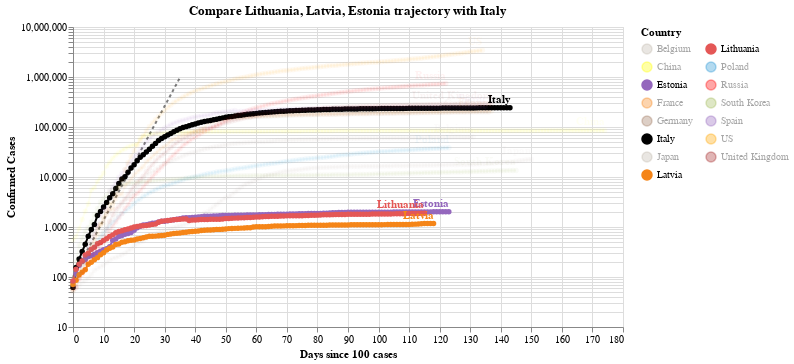

Notebook code for this chart:
### Code cell
#hide_input
chart3 = make_since_chart(dff2, ['Lithuania', 'Latvia', 'Estonia'], baseline_countries)
chart3

### Figure 1 — Vega-Lite specification as saved in the notebook (floating-point values rounded to 4 significant figures; data arrays with more than 128 entries replaced by an {"elided": "..."} marker saying what was removed)
{"config": {"view": {"continuousWidth": 400, "continuousHeight": 300}}, "layer": [{"data": {"name": "data-628230001892d6798b50651be41d1b3e"}, "mark": {"type": "line", "color": "black", "opacity": 0.5, "strokeDash": [3, 3]}, "encoding": {"x": {"type": "quantitative", "field": "Days since 100 cases"}, "y": {"type": "quantitative", "field": "Confirmed Cases"}}}, {"data": {"name": "data-be369ac599a56be8b46766052fb75411"}, "mark": {"type": "line", "point": true}, "encoding": {"color": {"type": "nominal", "field": "Country", "legend": {"columns": 2}, "scale": {"domain": ["Belgium", "China", "Estonia", "France", "Germany", "Italy", "Japan", "Latvia", "Lithuania", "Poland", "Russia", "South Korea", "Spain", "US", "United Kingdom"], "range": ["#C1B7AD", "yellow", "#9467bd", "#F58518", "#9D755D", "black", "#C1B7AD", "#F58518", "#E45756", "#2495D3", "red", "#A1BA59", "#9467bd", "orange", "brown"]}}, "opacity": {"condition": {"value": 1, "selection": "selector002"}, "value": 0.05}, "tooltip": [{"type": "nominal", "field": "Country"}, {"type": "temporal", "field": "Date"}, {"type": "quantitative", "field": "Confirmed Cases"}, {"type": "quantitative", "field": "Days since 100 cases"}], "x": {"type": "quantitative", "field": "Days since 100 cases"}, "y": {"type": "quantitative", "field": "Confirmed Cases", "scale": {"type": "log"}}}, "selection": {"selector002": {"type": "multi", "fields": ["Country"], "bind": "legend", "init": [{"Country": "Lithuania"}, {"Country": "Latvia"}, {"Country": "Estonia"}, {"Country": "Italy"}]}}, "width": 550}, {"data": {"name": "data-be369ac599a56be8b46766052fb75411"}, "mark": {"type": "text", "align": "right", "dy": -8, "fontWeight": "bold"}, "encoding": {"color": {"type": "nominal", "field": "Country", "legend": {"columns": 2}, "scale": {"domain": ["Belgium", "China", "Estonia", "France", "Germany", "Italy", "Japan", "Latvia", "Lithuania", "Poland", "Russia", "South Korea", "Spain", "US", "United Kingdom"], "range": ["#C1B7AD", "yellow", "#9467bd", "#F58518", "#9D755D", "black", "#C1B7AD", "#F58518", "#E45756", "#2495D3", "red", "#A1BA59", "#9467bd", "orange", "brown"]}}, "opacity": {"condition": {"value": 1, "selection": "selector002"}, "value": 0.05}, "text": {"type": "nominal", "field": "Country"}, "tooltip": [{"type": "nominal", "field": "Country"}, {"type": "temporal", "field": "Date"}, {"type": "quantitative", "field": "Confirmed Cases"}, {"type": "quantitative", "field": "Days since 100 cases"}], "x": {"type": "quantitative", "field": "Days since 100 cases"}, "y": {"type": "quantitative", "field": "Confirmed Cases", "scale": {"type": "log"}}}, "transform": [{"filter": "(datum['Date'] >= 1594684800000)"}], "width": 550}], "title": "Compare Lithuania, Latvia, Estonia trajectory with Italy", "$schema": "https://vega.github.io/schema/vega-lite/v4.0.2.json", "datasets": {"data-628230001892d6798b50651be41d1b3e": [{"Days since 100 cases": 0, "Confirmed Cases": 100.0}, {"Days since 100 cases": 1, "Confirmed Cases": 130.0}, {"Days since 100 cases": 2, "Confirmed Cases": 169.0}, {"Days since 100 cases": 3, "Confirmed Cases": 219.7}, {"Days since 100 cases": 4, "Confirmed Cases": 285.6}, {"Days since 100 cases": 5, "Confirmed Cases": 371.3}, {"Days since 100 cases": 6, "Confirmed Cases": 482.7}, {"Days since 100 cases": 7, "Confirmed Cases": 627.5}, {"Days since 100 cases": 8, "Confirmed Cases": 815.7}, {"Days since 100 cases": 9, "Confirmed Cases": 1060.0}, {"Days since 100 cases": 10, "Confirmed Cases": 1379.0}, {"Days since 100 cases": 11, "Confirmed Cases": 1792.0}, {"Days since 100 cases": 12, "Confirmed Cases": 2330.0}, {"Days since 100 cases": 13, "Confirmed Cases": 3029.0}, {"Days since 100 cases": 14, "Confirmed Cases": 3937.0}, {"Days since 100 cases": 15, "Confirmed Cases": 5119.0}, {"Days since 100 cases": 16, "Confirmed Cases": 6654.0}, {"Days since 100 cases": 17, "Confirmed Cases": 8650.0}, {"Days since 100 cases": 18, "Confirmed Cases": 11250.0}, {"Days since 100 cases": 19, "Confirmed Cases": 14620.0}, {"Days since 100 cases": 20, "Confirmed Cases": 19000.0}, {"Days since 100 cases": 21, "Confirmed Cases": 24710.0}, {"Days since 100 cases": 22, "Confirmed Cases": 32120.0}, {"Days since 100 cases": 23, "Confirmed Cases": 41750.0}, {"Days since 100 cases": 24, "Confirmed Cases": 54280.0}, {"Days since 100 cases": 25, "Confirmed Cases": 70560.0}, {"Days since 100 cases": 26, "Confirmed Cases": 91730.0}, {"Days since 100 cases": 27, "Confirmed Cases": 119300.0}, {"Days since 100 cases": 28, "Confirmed Cases": 155000.0}, {"Days since 100 cases": 29, "Confirmed Cases": 201500.0}, {"Days since 100 cases": 30, "Confirmed Cases": 262000.0}, {"Days since 100 cases": 31, "Confirmed Cases": 340600.0}, {"Days since 100 cases": 32, "Confirmed Cases": 442800.0}, {"Days since 100 cases": 33, "Confirmed Cases": 575600.0}, {"Days since 100 cases": 34, "Confirmed Cases": 748300.0}, {"Days since 100 cases": 35, "Confirmed Cases": 972800.0}], "data-be369ac599a56be8b46766052fb75411": {"elided": "2038 records"}}}
